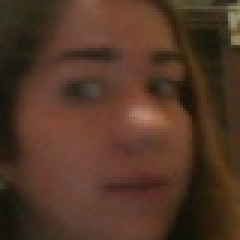
#> input picture a.jpg, 80 x 80 px (shown 3 times larger)
$ python getCaract.py
#> lines starting #> are read from the running program, lines starting #| are printed output that depends on the picture
from pylab import imread,subplot,imshow,title,gray,figure,show,NullLocator
from numpy import mean,cov,cumsum,dot,linalg,size,flipud,argsort,shape,reshape,asmatrix
import cv2
import numpy as np
import matplotlib.pylab as plt

class Caracteristicas:
  def __init__(self, numpc):
    self.numpc=numpc

  def getCaract(self,ruta):
#> called with ruta = 'a.jpg'
    A = imread(ruta) # load an image
#> A is the input picture: shape (80, 80, 3); mean R, G, B 81.8, 54.2, 38.4
    # A = mean(A,axis=2) # to get a 2-D array
    A=cv2.cvtColor(A,cv2.COLOR_BGR2GRAY)
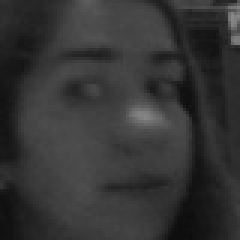
#> A: shape (80, 80) (shown 3 times larger); min 13, max 136, mean 52.6
    A = cv2.equalizeHist(A)
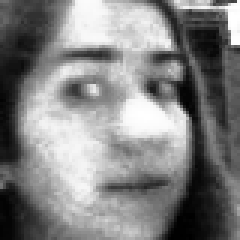
#> A: shape (80, 80) (shown 3 times larger); min 0, max 255, mean 129.6
    cv2.imshow("1",A)
    full_pc = size(A,axis=1) # numbers of all the principal components
#> full_pc = 80
    coeff= self.princomp(A,self.numpc)
    return asmatrix(coeff.flatten())

  def princomp(self,A,numpc=0):
#> called with numpc = 5
    M = (A-mean(A.T,axis=1)).T # subtract the mean (along columns)
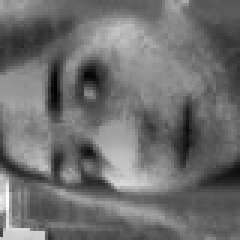
#> M: shape (80, 80) float64 (shown 3 times larger); min -148.7, max 192.1, mean 0; drawn with min black and max white
    [latent,coeff] = linalg.eig(cov(M))
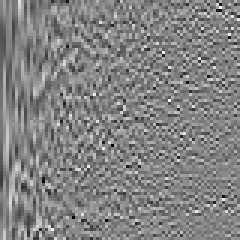
#> coeff: shape (80, 80) float64 (shown 3 times larger); min -0.464, max 0.437, mean -0.000445; drawn with min black and max white
#> latent = 80 values, max 76592.3 at index 0, min 1.78e-13 at index 74, mean 2544.4
    p = size(coeff,axis=1)
#> p = 80
    idx = argsort(latent) # sorting the eigenvalues
#> idx = 80 values, max 79 at index 2, min 0 at index 79, mean 39.5
    idx = idx[::-1]       # in ascending order
#> idx = 80 values, max 79 at index 77, min 0 at index 0, mean 39.5
   # sorting eigenvectors according to the sorted eigenvalues
    coeff = coeff[:,idx]
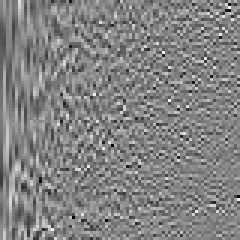
#> coeff: shape (80, 80) float64 (shown 3 times larger); min -0.464, max 0.437, mean -0.000445; drawn with min black and max white
    latent = latent[idx] # sorting eigenvalues
#> latent = 80 values, max 76592.3 at index 0, min 1.78e-13 at index 79, mean 2544.4
    if numpc < p and numpc >= 0:
      coeff = coeff[:,range(numpc)] # cutting some PCs if needed
#> coeff = 80 rows, first 6: [0.00357, 0.0925, -0.0781, 0.0436, -0.0454], [0.00329, 0.0947, -0.0656, 0.0551, -0.0499], [-0.00118, 0.084, -0.0469, 0.0675, -0.0488], [-0.0141, 0.0694, -0.0329, 0.0659, -0.054], [-0.0266, 0.0505, -0.0193, 0.0509, -0.0693], [-0.0493, 0.0193, -0.00809, 0.0419, -0.103]
    score = dot(coeff.T,M) # projection of the data in the new space
    # [6 lines of commented-out code are left out]
    return coeff

Caracteristicas(5).getCaract("a.jpg")
